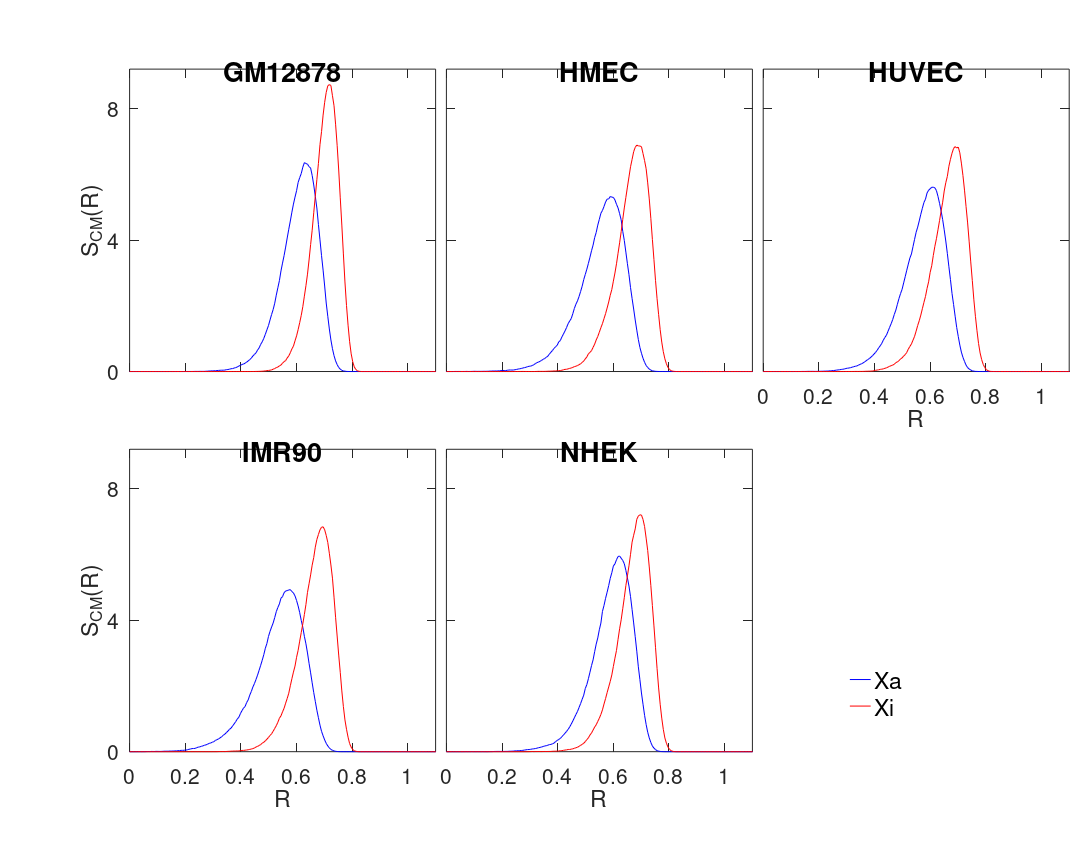

MATLAB code for this plot:
clear

a1=load('./GM12878/GM_COM.dat');
a2=load('./HMEC/GM_COM.dat');
a3=load('./HUVEC/GM_COM.dat');
a4=load('./IMR90/GM_COM.dat');
a5=load('./NHEK/GM_COM.dat');

x={a1,a2,a3,a4,a5};

name={'GM12878','HMEC','HUVEC','IMR90','NHEK'};

figure

XL=0.12;XR=0.01;XGap=0.01;Row=2;
YT=0.08;YB=0.13;YGap=0.09;Col=3;
Width=(1-XL-XR-((Col-1)*XGap))/Col;
Height=(1-YT-YB-((Row-1)*YGap))/Row;
YPos=1-YT-Height; 

set(gcf, 'PaperSize', [15 12]);
set(gcf, 'PaperPosition', [0 0 15 12]);
for i=1:Row
    XPos=XL;
    for j=1:Col
        chro=j+(i-1)*Col;
	if chro<=5
        marray=[XPos,YPos,Width,Height];
        subplot('Position',marray);
             AL=x{chro};
             z23=AL(:,23+2);
             z46=AL(:,23+25);     
             p1=plot(AL(:,2),z23,'b-');
             hold on 
             p2=plot(AL(:,2),z46,'r-');
             
             
             
             set(gca,'YTick',0:4:11)
             set(gca,'FontSize',21)
             
                
               set(gca,'ticklength',3*get(gca,'ticklength'))
             set(gca, 'FontName', 'Helvetica')
            axis([0,1.1,0,9.2])
	  
             ht= title(name{chro});
               PP=get(ht,'Position');
             set(ht,'Position',[PP(1) PP(2)-1.0 PP(3)])
            if (j==1)
                 hy=ylabel('S_{CM}(R)');
                set([hy],'FontName','Helvetica','FontSize',23);
            else
                set(gca,'YTicklabel',[]);
            end
            if (chro>2)
                hx=xlabel('R');
                set([hx],'FontName','Helvetica','FontSize',23);
            else
                 set(gca,'XTicklabel',[]);
            end
            
            set([ht;],'FontName','Helvetica','FontSize',27);
            %set(gca,'FontName',MyFontName,'FontSize',MyFontSize);
            
           else
            hl=legend([p1,p2],'Xa','Xi','Location','NorthWest');
            set([hl],'FontName','Helvetica','FontSize',23);
            pos=get(hl,'position');
            set(hl,'position',[XPos+0.05 YPos pos(3:4)])
            legend('boxoff')
                       
         end
            
             set(gca,'color','none')
        
          XPos=XPos+Width+XGap;
    end
    YPos=YPos-YGap-Height;
end

saveas(gcf, 'COM_Xa_Xi', 'pdf')

